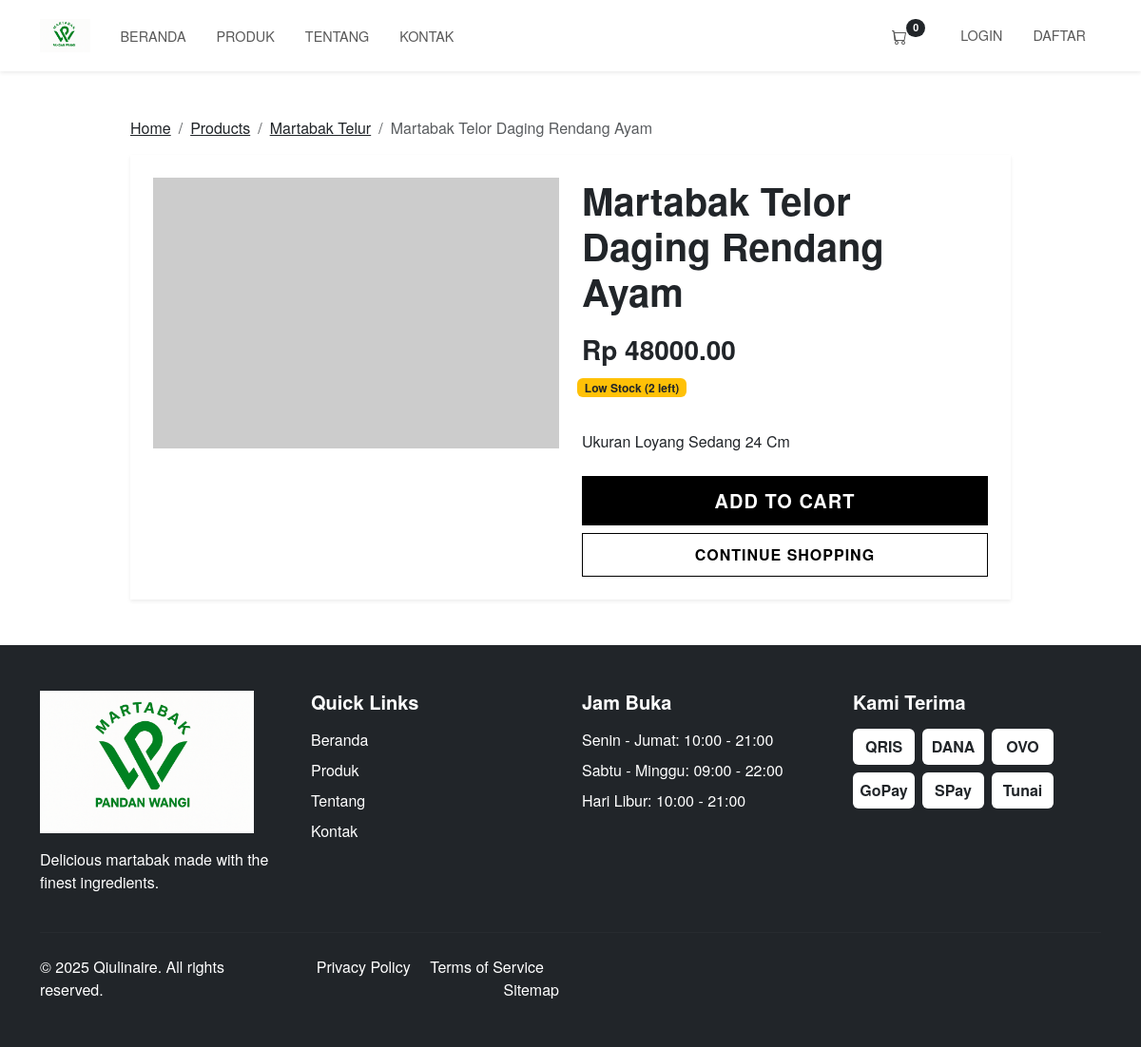
Screenshot of /products/martabak-telor-daging-rendang-ayam/ with the database file from the repository.
### products/models.py (models this page shows, shortened)
class Product(models.Model):
    name = models.CharField(max_length=200)
    slug = models.SlugField(max_length=200, unique=True)
    description = models.TextField()
    price = models.DecimalField(max_digits=10, decimal_places=2)
    stock = models.PositiveIntegerField(default=0)
    image = models.ImageField(upload_to='products/')
    category = models.ForeignKey(Category, on_delete=models.CASCADE, related_name='products')
    created_at = models.DateTimeField(auto_now_add=True)
    updated_at = models.DateTimeField(auto_now=True)
    class Meta:
        ordering = ['-created_at']

class Category(models.Model):
    name = models.CharField(max_length=100)
    slug = models.SlugField(max_length=100, unique=True)
    class Meta:
        verbose_name_plural = 'Categories'

### products/views.py (the view)
# urls.py: path('<slug:slug>/', views.product_detail, name='product_detail'),
def product_detail(request, slug):
    product = get_object_or_404(Product, slug=slug, stock__gt=0)
    return render(request, 'products/product_detail.html', {'product': product})

### templates/products/product_detail.html (shortened to what this page needs)
{% extends 'core/base.html' %}
{% block content %}
<div class="container my-5">
    <div class="row">
        <div class="col-lg-10 mx-auto">
            <nav aria-label="breadcrumb">
                <ol class="breadcrumb">
                    <li class="breadcrumb-item"><a href="{% url 'home' %}" class="text-dark">Home</a></li>
                    <li class="breadcrumb-item"><a href="{% url 'product_list' %}" class="text-dark">Products</a></li>
                    <li class="breadcrumb-item"><a href="{% url 'product_list_by_category' product.category.slug %}" class="text-dark">{{ product.category.name }}</a></li>
                    <li class="breadcrumb-item active" aria-current="page">{{ product.name }}</li>
                </ol>
            </nav>
            <div class="card border-0 shadow-sm">
                <div class="card-body p-4">
                    <div class="row">
                        <div class="col-md-6 mb-4 mb-md-0">
                            <img src="{{ product.image.url }}" class="img-fluid product-detail-img" alt="{{ product.name }}" onerror="this.src='https://via.placeholder.com/600x400?text={{ product.name }}'">
                        </div>
                        <div class="col-md-6">
                            <h1 class="mb-3">{{ product.name }}</h1>
                            <p class="price fs-3 fw-bold mb-3">Rp {{ product.price }}</p>
                            <div class="mb-4">
                                <span class="badge {% if product.stock > 10 %}bg-success{% elif product.stock > 0 %}bg-warning text-dark{% else %}bg-danger{% endif %}">
                                    {% if product.stock > 10 %}In Stock{% elif product.stock > 0 %}Low Stock ({{ product.stock }} left){% else %}Out of Stock{% endif %}
                                </span>
                            </div>
                            <div class="mb-4">
                                {{ product.description|linebreaks }}
                            </div>
                            <div class="d-grid gap-2">
                                <button class="btn btn-dark btn-lg" {% if product.stock <= 0 %}disabled{% endif %} onclick="addToCart({{ product.id }}, '{{ product.name }}', {{ product.price }}, '{{ product.image.url }}')">
                                    Add to Cart
                                </button>
                                <a href="{% url 'product_list' %}" class="btn btn-outline-dark">Continue Shopping</a>
                            </div>
                        </div>
                    </div>
                </div>
            </div>
        </div>
    </div>
</div>
{% endblock %}

### static/css/style.css (style rules this page uses)
body { font-family: 'Helvetica Neue', Arial, sans-serif; color: #000; background-color: #fff; }
h1, h2, h3, h4, h5, h6 { font-weight: 700; }
.btn-dark { background-color: #000; border-color: #000; border-radius: 0; padding: 10px 20px; text-transform: uppercase; font-weight: 600; letter-spacing: 1px; transition: all 0.3s ease; }
.btn-outline-dark { color: #000; border-color: #000; border-radius: 0; padding: 10px 20px; text-transform: uppercase; font-weight: 600; letter-spacing: 1px; transition: all 0.3s ease; }
.card { border-radius: 0; transition: all 0.3s ease; }
.badge { position: relative; top: -10px; left: -5px; }
.product-detail-img { max-height: 400px; object-fit: cover; }

### rows the page displays
Product: category.name "Martabak Telur", name "Martabak Telor Daging Rendang Ayam", price "48000.00", stock "2", description "Ukuran Loyang Sedang 24 Cm"
